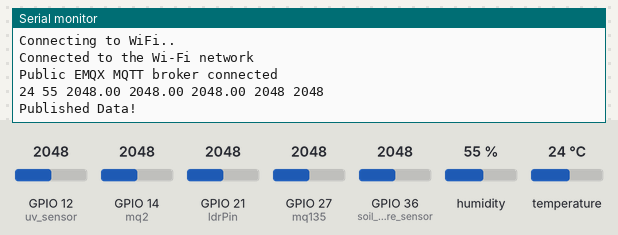
This sketch was run on a simulated ESP32. Parts: the last lines printed to the serial monitor. The test bench sets the inputs (shaded band); at power-on: humidity 55 %, GPIO 12 (uv_sensor) = 2048, GPIO 14 (mq2) = 2048, GPIO 21 (ldrPin) = 2048, GPIO 27 (mq135) = 2048, GPIO 36 (soil_moisture_sensor) = 2048, temperature 24 °C. WiFi joins after 1.5 s; servers stay silent unless stated; no MQTT or app messages arrive unless stated.

Above: at 2.7 s.
2.8 s: humidity set to 22 %
At 4.6 s:
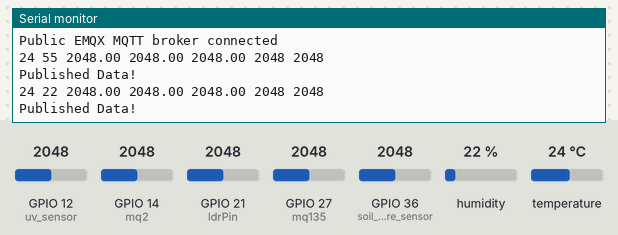
4.9 s: GPIO 12 (uv_sensor) set to 2866
7.0 s: GPIO 14 (mq2) set to 2866
At 7.0 s:
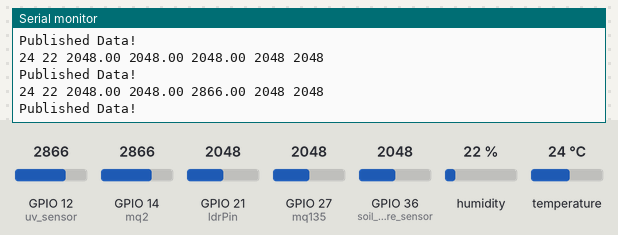
9.1 s: GPIO 21 (ldrPin) set to 2866
At 10.9 s:
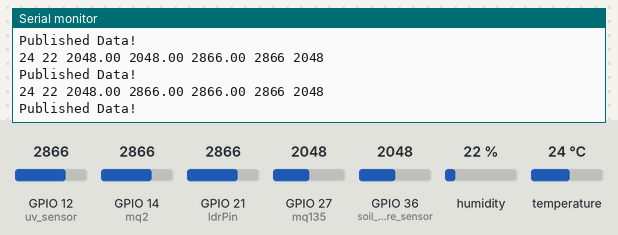
11.2 s: GPIO 27 (mq135) set to 2866
13.3 s: GPIO 36 (soil_moisture_sensor) set to 2866
At 13.3 s:
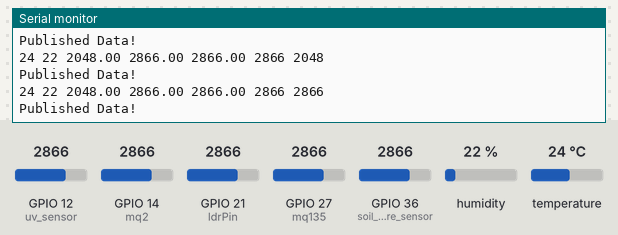

Measured:
- after the input at 2.8 s, the serial monitor: prints a new line after 0.85 s (image 1)
- after the input at 9.1 s, the serial monitor: prints a new line after 0.85 s (image 3)

The sketch:

get_data.ino
```cpp
#include <WiFi.h>
#include <PubSubClient.h>
#include <DHT11.h>

/*
Sensors
  BMP180 - SCL, SDA
  DHT11 - 15
  Soil Sensor - 36
  LDR - 21
  UV Sensor - 12
  MQ2 - 14
  MQ135 - 27
  Rain - 26
*/

#define UNUSED(x) (void)(x)

const int soil_moisture_sensor = 36;
const int ldrPin = 21;
const int uv_sensor = 12;
const int mq2 = 14; //Flamable Gases
const int mq135 = 27; //CO, NH3, SO2
const int relay = 23;

DHT11 dht11(2);

// WiFi
const char *ssid = "realme narzo N55"; // Enter your Wi-Fi name
const char *password = "d9bc36kz";  // Enter Wi-Fi password

// MQTT Broker
const char *mqtt_broker = "broker.emqx.io";
//const char *topic = "/esp1";
const char *mqtt_username = "emqx";
const char *mqtt_password = "public";
const int mqtt_port = 1883;

WiFiClient espClient;
PubSubClient client(espClient);
String client_id;

int temperature = 0;
int humidity = 0;

void setup() {
    // Set software serial baud to 115200;
    Serial.begin(115200);
    // Connecting to a WiFi network
    WiFi.begin(ssid, password);
    while (WiFi.status() != WL_CONNECTED) {
        delay(500);
        Serial.println("Connecting to WiFi..");
    }
    Serial.println("Connected to the Wi-Fi network");
    //connecting to a mqtt broker
    client.setServer(mqtt_broker, mqtt_port);
    client.setCallback(callback);

    while (!client.connected()) {

        client_id = "espClient-";// + String(WiFi.macAddress());
        //Serial.println("The client %s connects to the public MQTT broker\n", client_id.c_str());
        if (client.connect(client_id.c_str(), mqtt_username, mqtt_password)) {
            Serial.println("Public EMQX MQTT broker connected");
        } else {
            Serial.print("failed with state ");
            Serial.print(client.state());
            delay(2000);
        }
    }
}

void callback(char *topic, byte *payload, unsigned int length) {
    Serial.print("Message arrived in topic: ");
    Serial.println(topic);
    Serial.print("Message:");
    for (int i = 0; i < length; i++) {
        Serial.print((char) payload[i]);
    }
    Serial.println();
    Serial.println("-----------------------");
}

void loop() {

  float soil_moisture = analogRead(soil_moisture_sensor);
  float light_intensity = analogRead(ldrPin);
  float uv_intensity = analogRead(uv_sensor);
  int mq2_val = analogRead(mq2);
  int mq135_val = analogRead(mq135);
  dht11.readTemperatureHumidity(temperature, humidity);

  String data_str = String(temperature) + " " + String(humidity) + " " +
                     String(soil_moisture) + " " + String(light_intensity) + " " +
                     String(uv_intensity) + " " + String(mq2_val) + " " + String(mq135_val);

  Serial.println(data_str);

  if (client.connect(client_id.c_str(), mqtt_username, mqtt_password)) {
    client.publish("/esp", data_str.c_str());
    Serial.println("Published Data!");
  }
  client.loop();
  delay(1000);

  if (soil_moisture < 20) {
    digitalWrite(relay, HIGH);
  }
  else {
    digitalWrite(relay, LOW);
  }
}
```
